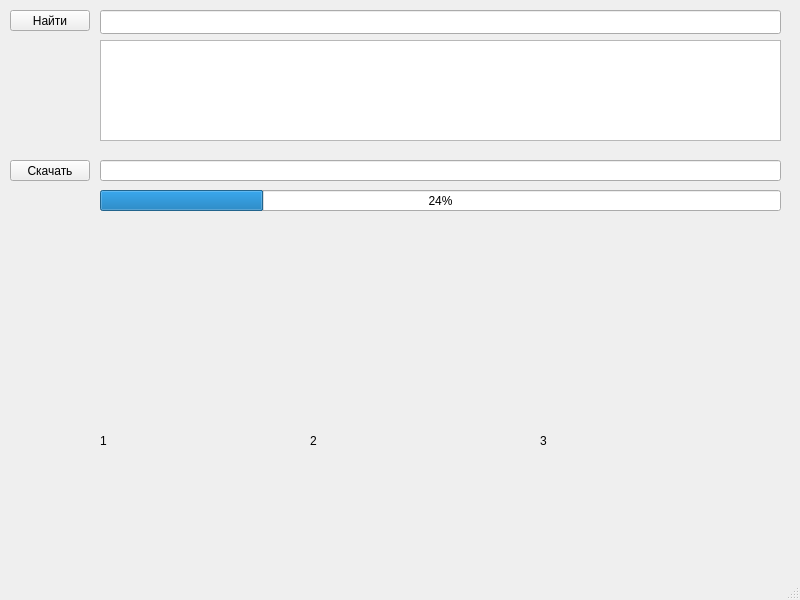
<?xml version="1.0" encoding="UTF-8"?>
<ui version="4.0">
 <class>MainWindow</class>
 <widget class="QMainWindow" name="MainWindow">
  <property name="geometry">
   <rect>
    <x>0</x>
    <y>0</y>
    <width>800</width>
    <height>600</height>
   </rect>
  </property>
  <property name="windowTitle">
   <string>MainWindow</string>
  </property>
  <widget class="QWidget" name="centralwidget">
   <widget class="QPushButton" name="pushButton">
    <property name="geometry">
     <rect>
      <x>10</x>
      <y>10</y>
      <width>80</width>
      <height>21</height>
     </rect>
    </property>
    <property name="text">
     <string>Найти</string>
    </property>
   </widget>
   <widget class="QTextEdit" name="textEdit">
    <property name="enabled">
     <bool>true</bool>
    </property>
    <property name="geometry">
     <rect>
      <x>100</x>
      <y>40</y>
      <width>681</width>
      <height>101</height>
     </rect>
    </property>
    <property name="readOnly">
     <bool>true</bool>
    </property>
   </widget>
   <widget class="QPushButton" name="pushButton_Go">
    <property name="geometry">
     <rect>
      <x>10</x>
      <y>160</y>
      <width>80</width>
      <height>21</height>
     </rect>
    </property>
    <property name="text">
     <string>Скачать</string>
    </property>
   </widget>
   <widget class="QLineEdit" name="lineEdit_Url">
    <property name="geometry">
     <rect>
      <x>100</x>
      <y>160</y>
      <width>681</width>
      <height>21</height>
     </rect>
    </property>
   </widget>
   <widget class="QProgressBar" name="progressBar">
    <property name="geometry">
     <rect>
      <x>100</x>
      <y>190</y>
      <width>681</width>
      <height>21</height>
     </rect>
    </property>
    <property name="value">
     <number>24</number>
    </property>
   </widget>
   <widget class="QLabel" name="label_1">
    <property name="geometry">
     <rect>
      <x>100</x>
      <y>340</y>
      <width>201</width>
      <height>201</height>
     </rect>
    </property>
    <property name="text">
     <string>1</string>
    </property>
   </widget>
   <widget class="QLineEdit" name="lineEdit_search">
    <property name="geometry">
     <rect>
      <x>100</x>
      <y>10</y>
      <width>681</width>
      <height>24</height>
     </rect>
    </property>
   </widget>
   <widget class="QLabel" name="label_2">
    <property name="geometry">
     <rect>
      <x>310</x>
      <y>340</y>
      <width>221</width>
      <height>201</height>
     </rect>
    </property>
    <property name="text">
     <string>2</string>
    </property>
   </widget>
   <widget class="QLabel" name="label_3">
    <property name="geometry">
     <rect>
      <x>540</x>
      <y>340</y>
      <width>221</width>
      <height>201</height>
     </rect>
    </property>
    <property name="text">
     <string>3</string>
    </property>
   </widget>
  </widget>
  <widget class="QMenuBar" name="menubar">
   <property name="geometry">
    <rect>
     <x>0</x>
     <y>0</y>
     <width>800</width>
     <height>21</height>
    </rect>
   </property>
  </widget>
  <widget class="QStatusBar" name="statusbar"/>
 </widget>
 <resources/>
 <connections/>
</ui>
